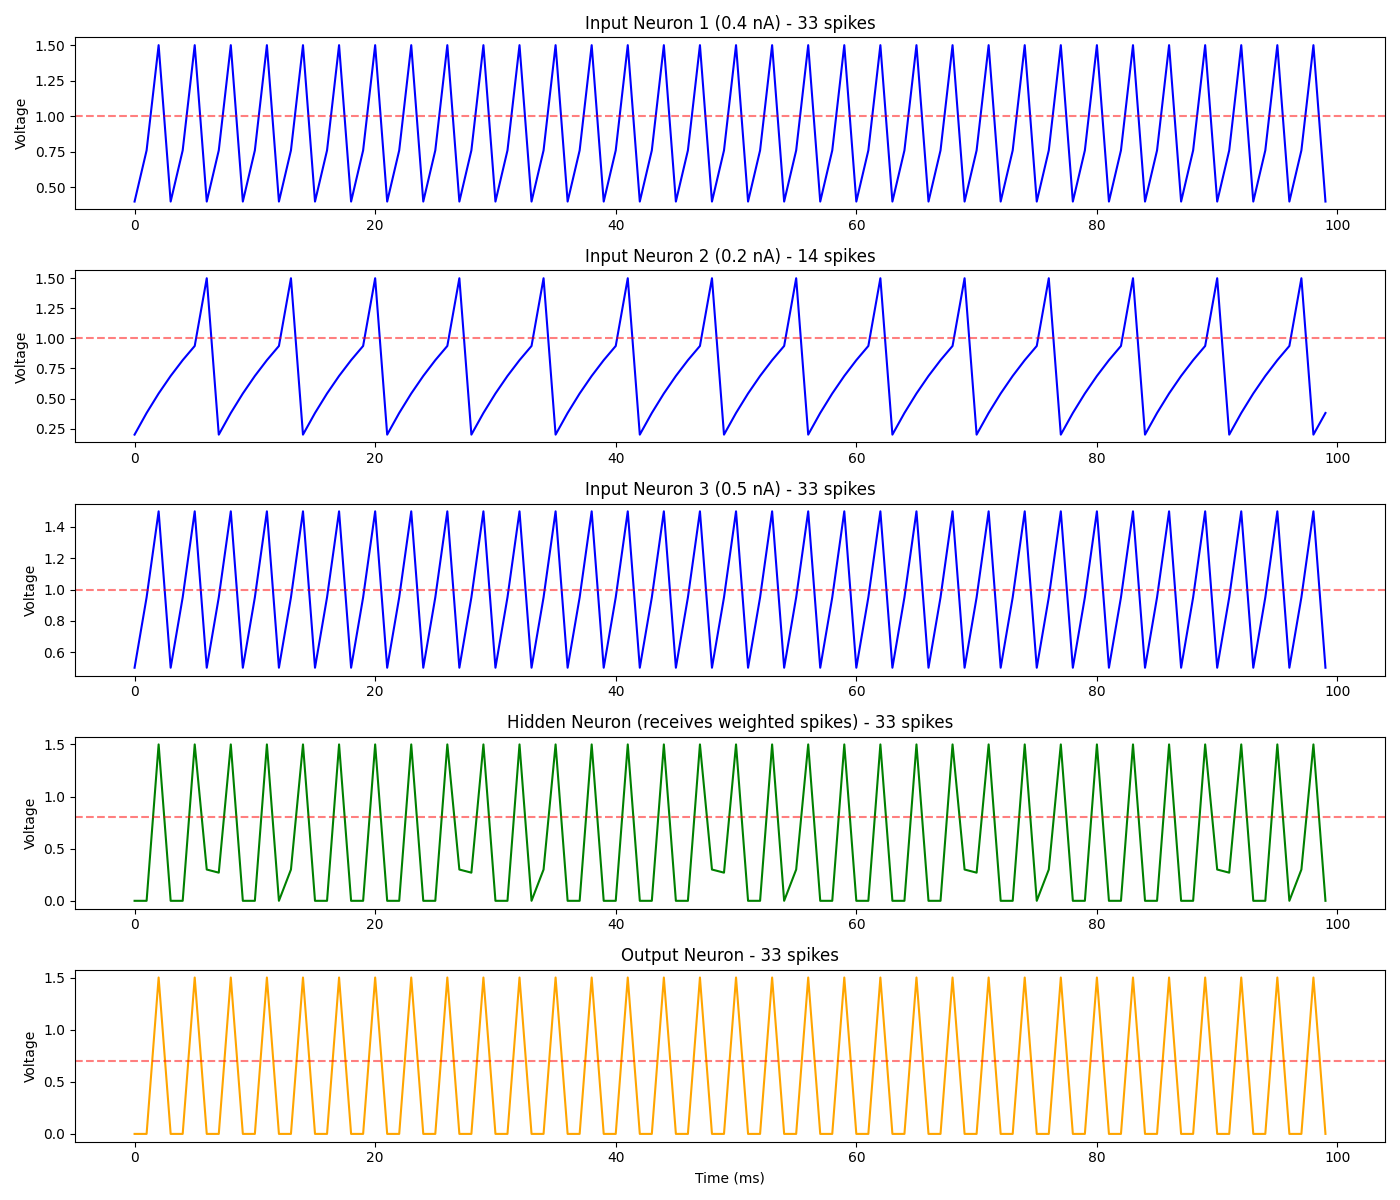

This figure's Python source:
# Step 9 - Spiking Neural Network with synaptic connections
# Input layer -> Hidden layer -> Output layer
import matplotlib.pyplot as plt
import numpy as np

def lif_neuron(input_currents, threshold=1.0, leak=0.9, reset=0.0):
    voltage = 0.0
    voltage_trace = []
    spike_times = []

    for t in range(len(input_currents)):
        voltage = voltage * leak
        voltage = voltage + input_currents[t]

        if voltage >= threshold:
            spike_times.append(t)
            voltage_trace.append(1.5)
            voltage = reset
        else:
            voltage_trace.append(voltage)

    return voltage_trace, spike_times

# Simulation settings
T = 100  # total time steps in milliseconds

# --- INPUT LAYER ---
# 3 input neurons with different strengths
input_currents_1 = [0.4] * T
input_currents_2 = [0.2] * T
input_currents_3 = [0.5] * T

v_in1, s_in1 = lif_neuron(input_currents_1)
v_in2, s_in2 = lif_neuron(input_currents_2)
v_in3, s_in3 = lif_neuron(input_currents_3)

# --- SYNAPTIC WEIGHTS ---
# How strongly each input neuron connects to the hidden neuron
# Positive weight = excitatory (pushes voltage up)
# Negative weight = inhibitory (pushes voltage down)
w1 = 0.6   # input 1 -> hidden
w2 = 0.3   # input 2 -> hidden
w3 = 0.5   # input 3 -> hidden

# --- HIDDEN LAYER ---
# Build the input current for the hidden neuron from spikes of input layer
hidden_input = [0.0] * T

for t in range(T):
    current = 0.0
    if t in s_in1:
        current = current + w1
    if t in s_in2:
        current = current + w2
    if t in s_in3:
        current = current + w3
    hidden_input[t] = current

v_hidden, s_hidden = lif_neuron(hidden_input, threshold=0.8)

# --- OUTPUT LAYER ---
# Output neuron receives spikes from hidden neuron
w_hidden_out = 0.9
output_input = [0.0] * T

for t in range(T):
    if t in s_hidden:
        output_input[t] = w_hidden_out

v_output, s_output = lif_neuron(output_input, threshold=0.7)

# --- PRINT SUMMARY ---
print("Input neuron 1 fired:", len(s_in1), "times")
print("Input neuron 2 fired:", len(s_in2), "times")
print("Input neuron 3 fired:", len(s_in3), "times")
print("Hidden neuron fired:", len(s_hidden), "times")
print("Output neuron fired:", len(s_output), "times")

# --- PLOT ---
time = list(range(T))

fig, axes = plt.subplots(5, 1, figsize=(14, 12))

axes[0].plot(time, v_in1, color="blue")
axes[0].axhline(y=1.0, color="red", linestyle="--", alpha=0.5)
axes[0].set_title("Input Neuron 1 (0.4 nA) - " + str(len(s_in1)) + " spikes")
axes[0].set_ylabel("Voltage")

axes[1].plot(time, v_in2, color="blue")
axes[1].axhline(y=1.0, color="red", linestyle="--", alpha=0.5)
axes[1].set_title("Input Neuron 2 (0.2 nA) - " + str(len(s_in2)) + " spikes")
axes[1].set_ylabel("Voltage")

axes[2].plot(time, v_in3, color="blue")
axes[2].axhline(y=1.0, color="red", linestyle="--", alpha=0.5)
axes[2].set_title("Input Neuron 3 (0.5 nA) - " + str(len(s_in3)) + " spikes")
axes[2].set_ylabel("Voltage")

axes[3].plot(time, v_hidden, color="green")
axes[3].axhline(y=0.8, color="red", linestyle="--", alpha=0.5)
axes[3].set_title("Hidden Neuron (receives weighted spikes) - " + str(len(s_hidden)) + " spikes")
axes[3].set_ylabel("Voltage")

axes[4].plot(time, v_output, color="orange")
axes[4].axhline(y=0.7, color="red", linestyle="--", alpha=0.5)
axes[4].set_title("Output Neuron - " + str(len(s_output)) + " spikes")
axes[4].set_ylabel("Voltage")
axes[4].set_xlabel("Time (ms)")

plt.tight_layout()
plt.savefig("snn_network.png")
plt.show()
print("Plot saved as snn_network.png")
